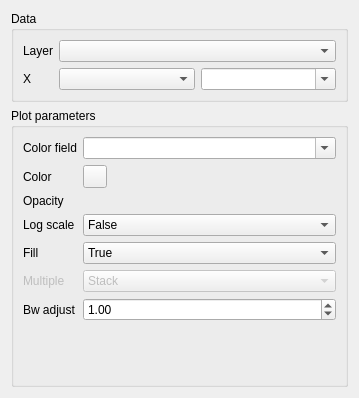
<?xml version="1.0" encoding="UTF-8"?>
<ui version="4.0">
 <class>Form</class>
 <widget class="QWidget" name="Form">
  <property name="geometry">
   <rect>
    <x>0</x>
    <y>0</y>
    <width>359</width>
    <height>398</height>
   </rect>
  </property>
  <property name="sizePolicy">
   <sizepolicy hsizetype="Preferred" vsizetype="Preferred">
    <horstretch>0</horstretch>
    <verstretch>0</verstretch>
   </sizepolicy>
  </property>
  <property name="minimumSize">
   <size>
    <width>0</width>
    <height>398</height>
   </size>
  </property>
  <property name="maximumSize">
   <size>
    <width>16777215</width>
    <height>398</height>
   </size>
  </property>
  <property name="windowTitle">
   <string>Form</string>
  </property>
  <layout class="QVBoxLayout" name="verticalLayout">
   <item>
    <widget class="QGroupBox" name="plot_data_box_2">
     <property name="sizePolicy">
      <sizepolicy hsizetype="Preferred" vsizetype="Maximum">
       <horstretch>0</horstretch>
       <verstretch>0</verstretch>
      </sizepolicy>
     </property>
     <property name="title">
      <string>Data</string>
     </property>
     <layout class="QFormLayout" name="formLayout">
      <item row="0" column="0">
       <widget class="QLabel" name="label_2">
        <property name="text">
         <string>Layer</string>
        </property>
       </widget>
      </item>
      <item row="0" column="1">
       <widget class="QgsMapLayerComboBox" name="layer"/>
      </item>
      <item row="1" column="0">
       <widget class="QLabel" name="label_5">
        <property name="text">
         <string>X</string>
        </property>
       </widget>
      </item>
      <item row="1" column="1">
       <layout class="QHBoxLayout" name="horizontalLayout">
        <item>
         <widget class="QgsRasterBandComboBox" name="raster_X"/>
        </item>
        <item>
         <widget class="QgsFieldComboBox" name="vector_X">
          <property name="editable">
           <bool>true</bool>
          </property>
         </widget>
        </item>
       </layout>
      </item>
     </layout>
    </widget>
   </item>
   <item>
    <widget class="QgsCollapsibleGroupBox" name="parameter_box">
     <property name="title">
      <string>Plot parameters</string>
     </property>
     <layout class="QFormLayout" name="formLayout_2">
      <item row="0" column="0">
       <widget class="QLabel" name="label_4">
        <property name="text">
         <string>Color field</string>
        </property>
       </widget>
      </item>
      <item row="0" column="1">
       <widget class="QgsFieldComboBox" name="color_field">
        <property name="editable">
         <bool>true</bool>
        </property>
        <property name="allowEmptyFieldName">
         <bool>true</bool>
        </property>
       </widget>
      </item>
      <item row="1" column="0">
       <widget class="QLabel" name="label_113">
        <property name="text">
         <string>Color</string>
        </property>
       </widget>
      </item>
      <item row="1" column="1">
       <widget class="QgsColorButton" name="color">
        <property name="minimumSize">
         <size>
          <width>24</width>
          <height>0</height>
         </size>
        </property>
       </widget>
      </item>
      <item row="2" column="0">
       <widget class="QLabel" name="label_114">
        <property name="text">
         <string>Opacity</string>
        </property>
       </widget>
      </item>
      <item row="2" column="1">
       <widget class="QgsOpacityWidget" name="opacity">
        <property name="opacity">
         <double>1.000000000000000</double>
        </property>
       </widget>
      </item>
      <item row="3" column="0">
       <widget class="QLabel" name="label_115">
        <property name="text">
         <string>Log scale</string>
        </property>
       </widget>
      </item>
      <item row="3" column="1">
       <widget class="QComboBox" name="log_scale">
        <item>
         <property name="text">
          <string>False</string>
         </property>
        </item>
        <item>
         <property name="text">
          <string>True</string>
         </property>
        </item>
       </widget>
      </item>
      <item row="4" column="0">
       <widget class="QLabel" name="label_116">
        <property name="text">
         <string>Fill</string>
        </property>
       </widget>
      </item>
      <item row="4" column="1">
       <widget class="QComboBox" name="fill">
        <item>
         <property name="text">
          <string>True</string>
         </property>
        </item>
        <item>
         <property name="text">
          <string>False</string>
         </property>
        </item>
       </widget>
      </item>
      <item row="5" column="0">
       <widget class="QLabel" name="label_117">
        <property name="enabled">
         <bool>false</bool>
        </property>
        <property name="text">
         <string>Multiple</string>
        </property>
       </widget>
      </item>
      <item row="5" column="1">
       <widget class="QComboBox" name="multiple">
        <property name="enabled">
         <bool>false</bool>
        </property>
        <item>
         <property name="text">
          <string>Stack</string>
         </property>
        </item>
        <item>
         <property name="text">
          <string>Fill</string>
         </property>
        </item>
        <item>
         <property name="text">
          <string>Layer</string>
         </property>
        </item>
        <item>
         <property name="text">
          <string>Dodge (histograms)</string>
         </property>
        </item>
       </widget>
      </item>
      <item row="6" column="0">
       <widget class="QLabel" name="label_120">
        <property name="text">
         <string>Bw adjust</string>
        </property>
       </widget>
      </item>
      <item row="6" column="1">
       <widget class="QDoubleSpinBox" name="bw_adjust">
        <property name="sizePolicy">
         <sizepolicy hsizetype="Preferred" vsizetype="Fixed">
          <horstretch>0</horstretch>
          <verstretch>0</verstretch>
         </sizepolicy>
        </property>
        <property name="singleStep">
         <double>0.200000000000000</double>
        </property>
        <property name="value">
         <double>1.000000000000000</double>
        </property>
       </widget>
      </item>
     </layout>
    </widget>
   </item>
  </layout>
 </widget>
 <customwidgets>
  <customwidget>
   <class>QgsCollapsibleGroupBox</class>
   <extends>QGroupBox</extends>
   <header>qgscollapsiblegroupbox.h</header>
   <container>1</container>
  </customwidget>
  <customwidget>
   <class>QgsColorButton</class>
   <extends>QToolButton</extends>
   <header>qgscolorbutton.h</header>
   <container>1</container>
  </customwidget>
  <customwidget>
   <class>QgsFieldComboBox</class>
   <extends>QComboBox</extends>
   <header>qgsfieldcombobox.h</header>
  </customwidget>
  <customwidget>
   <class>QgsMapLayerComboBox</class>
   <extends>QComboBox</extends>
   <header>qgsmaplayercombobox.h</header>
  </customwidget>
  <customwidget>
   <class>QgsOpacityWidget</class>
   <extends>QWidget</extends>
   <header>qgsopacitywidget.h</header>
   <container>1</container>
  </customwidget>
  <customwidget>
   <class>QgsRasterBandComboBox</class>
   <extends>QComboBox</extends>
   <header>qgsrasterbandcombobox.h</header>
  </customwidget>
 </customwidgets>
 <resources/>
 <connections/>
</ui>
